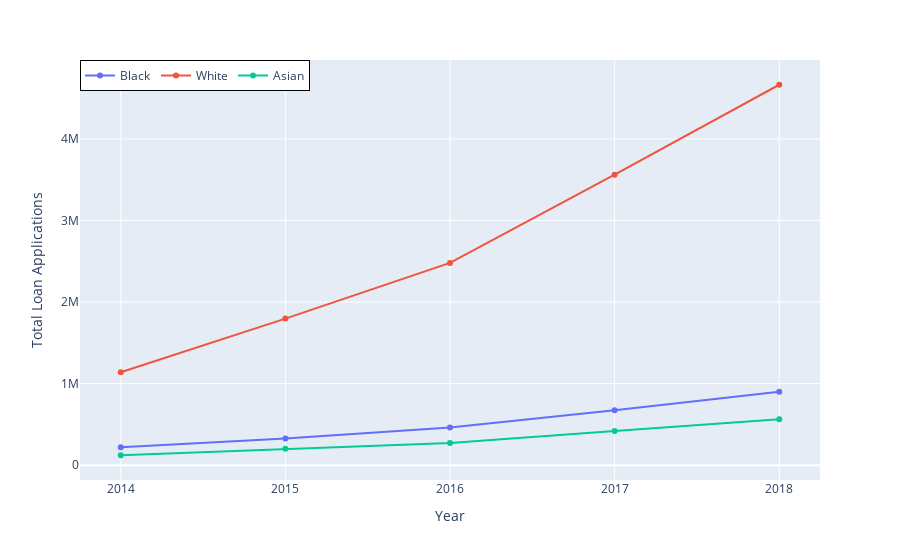

Write notebook code for a chart like this one.
### Code cell
for race in races:
    df_accr[race.capitalize()] =df_accr['acc_'+race] + df_accr['rej_'+race]
    
fig = px.line(        
        df_accr,
        x = 'year', #Columns from the data frame
        y = df_accr.columns[-3:],
        markers = True,
        labels = { 'year':'Year', 'value': 'Total Loan Applications',
                 }
)

fig.update_layout(
    legend=dict(
        x=0,
        y=1,
        title = '',
#        bgcolor="LightBlue",
        bordercolor="Black",
        borderwidth=1,
        orientation = 'h'
    )
)

fig.show()

### Figure 1 — Plotly figure (JSON) as saved in the notebook; plotly's stock layout.template omitted (floating-point values rounded to 4 significant figures)
{"data": [{"hovertemplate": "variable=Black<br>Year=%{x}<br>Total Loan Applications=%{y}<extra></extra>", "legendgroup": "Black", "line": {"color": "#636efa", "dash": "solid"}, "marker": {"symbol": "circle"}, "mode": "lines+markers", "name": "Black", "orientation": "v", "showlegend": true, "type": "scatter", "x": ["2014", "2015", "2016", "2017", "2018"], "xaxis": "x", "y": [219900.0, 325700.0, 460600.0, 672500.0, 901100.0], "yaxis": "y"}, {"hovertemplate": "variable=White<br>Year=%{x}<br>Total Loan Applications=%{y}<extra></extra>", "legendgroup": "White", "line": {"color": "#EF553B", "dash": "solid"}, "marker": {"symbol": "circle"}, "mode": "lines+markers", "name": "White", "orientation": "v", "showlegend": true, "type": "scatter", "x": ["2014", "2015", "2016", "2017", "2018"], "xaxis": "x", "y": [1139000.0, 1797000.0, 2479000.0, 3561000.0, 4664000.0], "yaxis": "y"}, {"hovertemplate": "variable=Asian<br>Year=%{x}<br>Total Loan Applications=%{y}<extra></extra>", "legendgroup": "Asian", "line": {"color": "#00cc96", "dash": "solid"}, "marker": {"symbol": "circle"}, "mode": "lines+markers", "name": "Asian", "orientation": "v", "showlegend": true, "type": "scatter", "x": ["2014", "2015", "2016", "2017", "2018"], "xaxis": "x", "y": [121300.0, 199700.0, 272800.0, 417700.0, 562300.0], "yaxis": "y"}], "layout": {"autosize": true, "legend": {"bordercolor": "Black", "borderwidth": 1, "orientation": "h", "title": {"text": ""}, "tracegroupgap": 0, "x": 0, "y": 1}, "margin": {"t": 60}, "xaxis": {"anchor": "y", "autorange": true, "domain": [0, 1], "range": [-0.248, 4.248], "title": {"text": "Year"}, "type": "category"}, "yaxis": {"anchor": "x", "autorange": true, "domain": [0, 1], "range": [-230500.0, 5016000.0], "title": {"text": "Total Loan Applications"}, "type": "linear"}}}
